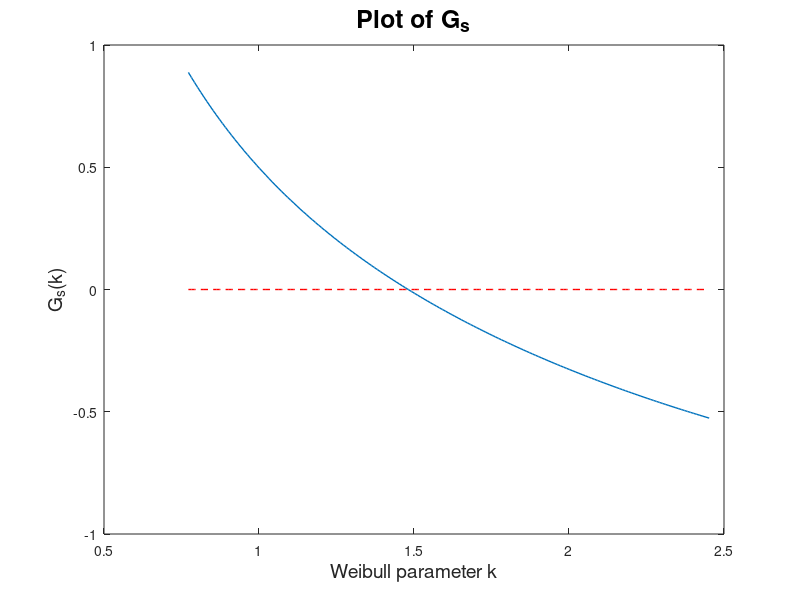
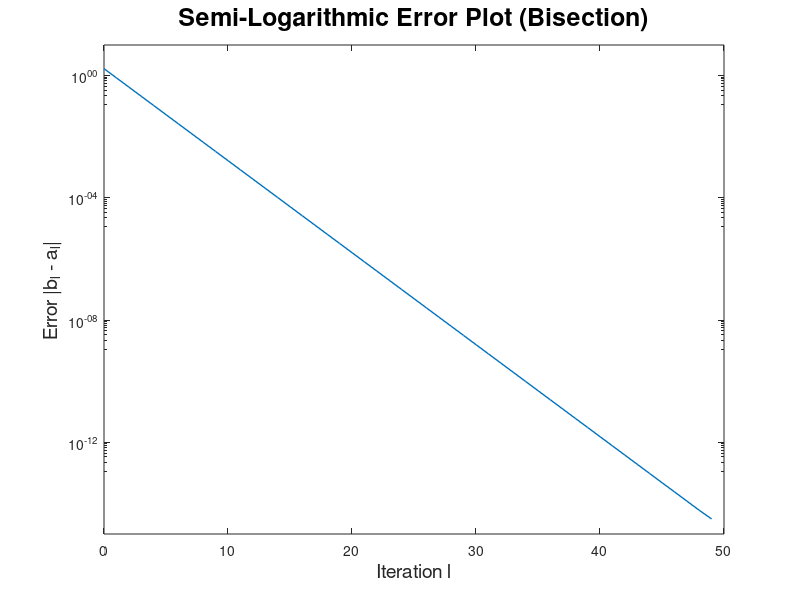

The MATLAB source for these figures, in order:
% Define the corresponding data set

X    = [1 2 3 4 5 6 7 8 9 11 19]'; %[1 1.1 1.1 1.1 1.7 2.1 3.2]';

% s  = 1 (Weibull), s = -1 (inverse Weibull)

s    = 1;

% Define functions G_s and H_s

G_s  = @(z) (1./z) + (s./length(X)).*sum(log(X)) - s.*sum(((X.^(s.*z))./(sum(X.^(s.*z)))).*log(X));
H_s  = @(z) sum(((X.^(s.*z))./(sum(X.^(s.*z)))).*log(X));

% Define initial Interval

a_init = 1/(log(max(X)) - (1./length(X)).*sum(log(X)));
b_init = min([1/(s*(H_s(a_init) - (1./length(X)).*sum(log(X)))) (length(X).*length(X)+sqrt((length(X)).^4+4.*(length(X)).^2))./(2*(max(log(X))-min(log(X))))]);

% Start the loop

N_max     = 50;
tolerance = 10^(-16);

A      = zeros(1,(N_max+1));
B      = zeros(1,(N_max+1));

A(1)   = a_init;
B(1)   = b_init;

tic

for j = 1:1:N_max
  m = (A(j) + B(j))/2;
  if(G_s(m)==0)
    A(j + 1) = m;
    B(j + 1) = m;
    break
  elseif(G_s(A(j))*G_s(m)<0)
    A(j + 1) = A(j);
    B(j + 1) = m;
  elseif(G_s(m)*G_s(B(j))<0)
    A(j + 1) = m;
    B(j + 1) = B(j);
  endif

  if(B(j+1) - A(j+1) < tolerance)
    break
  endif

endfor

toc

z_sought = (B(j+1) + A(j+1))/2;

figure(1)
plot(a_init:0.01:b_init,G_s(a_init:0.01:b_init),'linewidth',1.0)
hold on
plot(a_init:0.01:b_init,0*ones(length(a_init:0.01:b_init),1),'linewidth',1.0,'color','red','linestyle','--')
hold off
title('Plot of G_s','fontsize',18)
xlabel('Weibull parameter k','fontsize',14,'interpreter','tex')
ylabel('G_s(k)','fontsize',14,'interpreter','tex')

figure(2)
semilogy(0:1:j,(B(1:1:j+1)-A(1:1:j+1)),'linewidth',1.0)
title('Semi-Logarithmic Error Plot (Bisection)','fontsize',18)
yticks([10^0 10^(-4) 10^(-8) 10^(-12) 10^(-16)])
xlabel('Iteration l','fontsize',14,'interpreter','tex')
ylabel('Error |b_{l} - a_{l}|','fontsize',14,'interpreter','tex')
